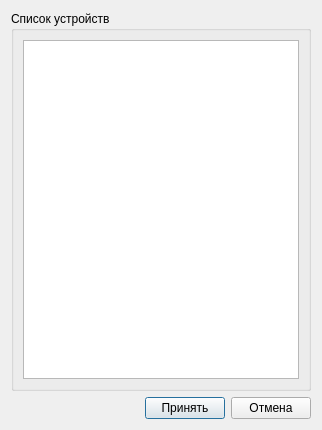
<?xml version="1.0" encoding="UTF-8"?>
<ui version="4.0">
 <class>DlgSubstList</class>
 <widget class="QDialog" name="DlgSubstList">
  <property name="geometry">
   <rect>
    <x>0</x>
    <y>0</y>
    <width>322</width>
    <height>430</height>
   </rect>
  </property>
  <property name="windowTitle">
   <string>Выберите аналоги</string>
  </property>
  <layout class="QVBoxLayout" name="verticalLayout_2">
   <item>
    <widget class="QGroupBox" name="groupBox">
     <property name="title">
      <string>Список устройств</string>
     </property>
     <layout class="QVBoxLayout" name="verticalLayout">
      <item>
       <widget class="QListView" name="listView">
        <property name="editTriggers">
         <set>QAbstractItemView::NoEditTriggers</set>
        </property>
        <property name="selectionMode">
         <enum>QAbstractItemView::ExtendedSelection</enum>
        </property>
       </widget>
      </item>
     </layout>
    </widget>
   </item>
   <item>
    <layout class="QHBoxLayout" name="horizontalLayout">
     <item>
      <spacer name="horizontalSpacer">
       <property name="orientation">
        <enum>Qt::Horizontal</enum>
       </property>
       <property name="sizeHint" stdset="0">
        <size>
         <width>40</width>
         <height>20</height>
        </size>
       </property>
      </spacer>
     </item>
     <item>
      <widget class="QPushButton" name="btnOk">
       <property name="text">
        <string>Принять</string>
       </property>
      </widget>
     </item>
     <item>
      <widget class="QPushButton" name="btnCancel">
       <property name="text">
        <string>Отмена</string>
       </property>
      </widget>
     </item>
    </layout>
   </item>
  </layout>
 </widget>
 <resources/>
 <connections>
  <connection>
   <sender>btnCancel</sender>
   <signal>clicked()</signal>
   <receiver>DlgSubstList</receiver>
   <slot>reject()</slot>
   <hints>
    <hint type="sourcelabel">
     <x>347</x>
     <y>271</y>
    </hint>
    <hint type="destinationlabel">
     <x>199</x>
     <y>149</y>
    </hint>
   </hints>
  </connection>
 </connections>
</ui>
